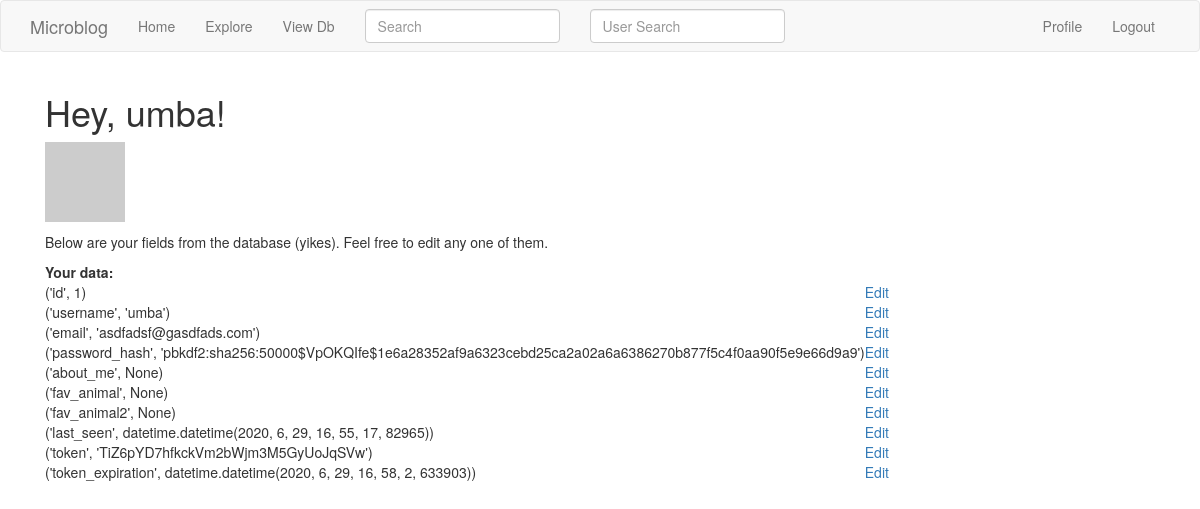
Screenshot of /view_db (signed in) with the database file from the repository.
### app/models.py (models this page shows, shortened)
class PaginatedAPIMixin(object):
    @staticmethod
    def to_collection_dict(query, page, per_page, endpoint, **kwargs):
        resources = query.paginate(page, per_page, False)
        data = {
            'items': [item.to_dict() for item in resources.items],
            '_meta': {
                'page': page,
                'per_page': per_page,
                'total_pages': resources.pages,
                'total_items': resources.total
            },
            '_links': {
                'self': url_for(endpoint, page=page, per_page=per_page, **kwargs),
                'next': url_for(endpoint, page=page+1, per_page=per_page, **kwargs) if resources.has_next else None,
                'prev': url_for(endpoint, page=page-1, per_page=per_page, **kwargs) if resources.has_prev else None
            }
        }
        return data

class SearchableMixin(object):
    @classmethod
    def before_commit(cls, session):
        session._changes = {
            'add': list(session.new),
            'update': list(session.dirty),
            'delete': list(session.deleted)
        }
    @classmethod
    def after_commit(cls, session):
        for obj in session._changes['add']:
            if isinstance(obj, SearchableMixin):
                add_to_index(obj.__tablename__, obj)
        for obj in session._changes['update']:
            if isinstance(obj, SearchableMixin):
                add_to_index(obj.__tablename__, obj)
        for obj in session._changes['delete']:
            if isinstance(obj, SearchableMixin):
                remove_from_index(obj.__tablename__, obj)
        session._changes = None

class User(PaginatedAPIMixin, SearchableMixin, UserMixin, db.Model):
    id = db.Column(db.Integer, primary_key=True)
    username = db.Column(db.String(64), index=True, unique=True)
    email = db.Column(db.String(120), index=True, unique=True)
    password_hash = db.Column(db.String(128))
    posts = db.relationship('Post', backref='author', lazy='dynamic')
    about_me = db.Column(db.String(140))
    fav_animal = db.Column(db.String(140))
    fav_animal2 = db.Column(db.String(140))
    last_seen = db.Column(db.DateTime, default=datetime.utcnow)
    followed = db.relationship(
        'User', secondary=followers,
        primaryjoin=(followers.c.follower_id == id),
        secondaryjoin=(followers.c.followed_id == id),
        backref=db.backref('followers', lazy='dynamic'), lazy='dynamic')
    token = db.Column(db.String(32), index=True, unique=True)
    token_expiration = db.Column(db.DateTime)
    def avatar(self, size):
        digest = md5(self.email.lower().encode('utf-8')).hexdigest()
        return 'https://www.gravatar.com/avatar/{}?d=identicon&s={}'.format(
            digest, size)
    __searchable__ = ['username', 'email']
    tasks = db.relationship('Task', backref='user', lazy='dynamic')
    def get_tasks_in_progress(self):
        return Task.query.filter_by(user=self, complete=False).all()

### app/view_db/routes.py (the view)
@bp.route('/view_db')
@login_required
def view_db():
    user = User.query.filter_by(username=current_user.username).first() #UNSECURE
    attr_keys = [c.key for c in User.__table__.c]
    attrs = [user.__getattribute__(c.key) for c in User.__table__.c]
    keyed_attrs = zip(attr_keys, attrs)
    return render_template('view_db/view_db.html', keyed_attrs=keyed_attrs)

### app/main/forms.py
class SearchForm(FlaskForm):
    q = StringField(_l('Search'), validators=[DataRequired()])
    def __init__(self, *args, **kwargs):
        if 'formdata' not in kwargs:
            kwargs['formdata'] = request.args
        if 'csrf_enabled' not in kwargs:
            kwargs['csrf_enabled'] = False
        super(SearchForm, self).__init__(*args, **kwargs)

class UserSearchForm(FlaskForm):
    q = StringField(_l('User Search'), validators=[DataRequired()])
    def __init__(self, *args, **kwargs):
        if 'formdata' not in kwargs:
            kwargs['formdata'] = request.args
        if 'csrf_enabled' not in kwargs:
            kwargs['csrf_enabled'] = False
        super(UserSearchForm, self).__init__(*args, **kwargs)

### app/main/routes.py (called while the page is built)
@bp.before_app_request
def before_request():
    if current_user.is_authenticated:
        current_user.last_seen = datetime.utcnow()
        db.session.commit()
        g.search_form = SearchForm()
        g.user_search_form = UserSearchForm()
    g.locale = str(get_locale())

### app/models.py (called while the page is built)
@login.user_loader
def load_user(id):
    return User.query.get(int(id))

### app/templates/view_db/view_db.html (shortened to what this page needs)
{% extends "base.html" %}
{% block app_content %}
<h1>Hey, {{ current_user.username }}!</h1>
<p><img src="{{ current_user.avatar(128) }}"></p>
<p>Below are your fields from the database (yikes). Feel free to edit any one of them.</p>
<table>
    <th>Your data:</th>
    {% for ka in keyed_attrs %}
    <tr>
        <td>{{ ka }}</td>
        <td><a href="{{ url_for('view_db.edit', attr_key=ka[0]) }}">Edit</a></td>
    </tr>
    {% endfor %}
    {% endblock %}

### rows the page displays
User: username "umba", ka "('username', 'umba')", ka "('email', 'asdfadsf@gasdfads.com')", ka "('password_hash', 'pbkdf2:sha256:50000$VpOKQIfe$1e6a28352af9a6323cebd25ca2a02a6a6386270b877f5c4f0aa90f5e9e66d9a9')", ka "('token', 'TiZ6pYD7hfkckVm2bWjm3M5GyUoJqSVw')"

### other values shown
{{ ka }} "('id', 1)" "('about_me', None)" "('fav_animal', None)" "('fav_animal2', None)" "('last_seen', datetime.datetime(2020, 6, 29, 16, 55, 17, 82965))" "('token_expiration', datetime.datetime(2020, 6, 29, 16, 58, 2, 633903))"
